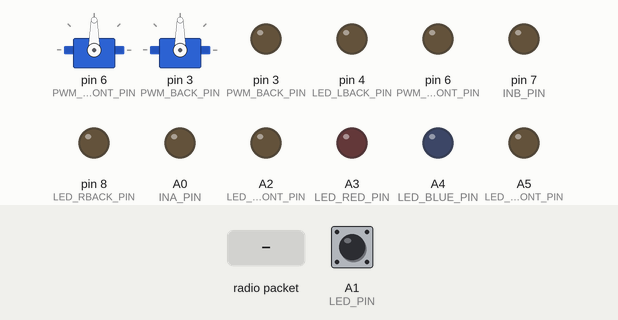
Recording of a sketch running on a simulated Arduino Uno, built with avr-gcc and run on an emulated ATmega328P. Shown: 2 × servo, output pins drawn as LEDs (lit = HIGH). The test bench sets the inputs (shaded band); at power-on: A1 (LED_PIN) HIGH. No radio packets arrive unless stated; what the sketch prints to the serial monitor is not drawn.

Above: at 2.5 s.
2.6 s: radio packet "90" arrives
At 3.3 s:
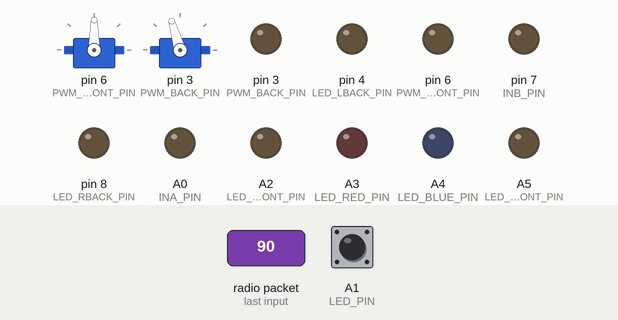
4.1 s: radio packet "0" arrives
At 4.4 s:
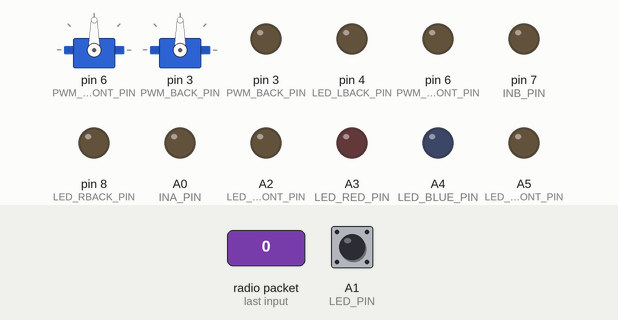
Timing chart, 0 to 7.1 s (numbered marks = the images above; inputs shaded):
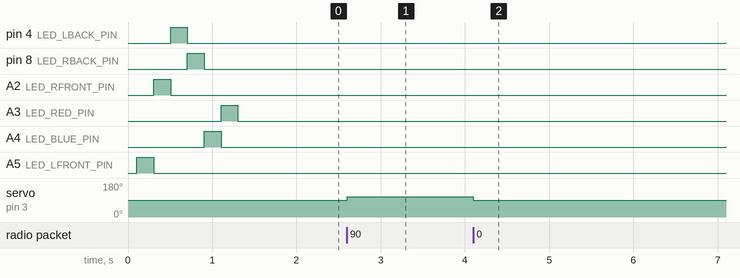

Measured:
- after the input at 2.6 s, servo on pin 3 (PWM_BACK_PIN): 90° → 106° at once
- after the input at 4.1 s, servo on pin 3 (PWM_BACK_PIN): 106° → 90° at once

The sketch:

RX_V1.ino
```cpp
#include "data.h"
RF24 radio(CE_PIN, CSN_PIN);
Servo front;
Servo back;

void parse_data(char *data, uint8_t length){
  /* byte 0  |byte 1  |byte 2  |byte 3  |byte 4       byte 5    byte 6
   * 01234567|01234567|01234567|01234567|0123    |45670 |123456701234|56  |7
   * 01234567|89012345|67890123|45678901|0123    |45678 |901234567890|12  |3(7 bytes = 56 bits)
   * joys_LX |joys_LY |joys_RX |joys_RY |dir_joys|en_pos|button[0:10]|mode|reserved
   */
  rfdata.time_lastRecive = millis();
  rfdata.joys_leftX = (uint8_t)data[0];
  rfdata.joys_leftY = (uint8_t)data[1];
  rfdata.joys_rightX = (uint8_t)data[2];
  rfdata.joys_rightY = (uint8_t)data[3];
  if((((int)data[4] >> 0) & 0x1) == 0) rfdata.joys_leftX *= -1;
  if((((int)data[4] >> 1) & 0x1) == 1) rfdata.joys_leftY *= -1;
  if((((int)data[4] >> 2) & 0x1) == 0) rfdata.joys_rightX *= -1;
  if((((int)data[4] >> 3) & 0x1) == 1) rfdata.joys_rightY *= -1;

  uint8_t value = map(rfdata.joys_leftY,-255,255,0,180);
  back.write(value);
  value = map(rfdata.joys_rightX,-255,255,base_postion+turn_value,base_postion-turn_value);
  front.write(value);

  int8_t old_postion = rfdata.encoder_postion;
  rfdata.encoder_postion = ((((int)data[4] >> 4) & 0xF) << 1) | ((int)data[5] & 0x1);
  if(rfdata.encoder_postion != old_postion){
    int8_t value_change = 0;
    if(abs(rfdata.encoder_postion - old_postion) <= 1){
      value_change = 1;
      if(old_postion > rfdata.encoder_postion)
        value_change = -1;
    }
    else{
      value_change = 20 - (old_postion - rfdata.encoder_postion);
      if(old_postion < rfdata.encoder_postion){
        value_change = -value_change;
      }
    }
    time_delayBR += value_change;
  }

  for(uint8_t i = 1; i < 8; i++){
    rfdata.button[i-1] = ((int)data[5] >> i) & 0x1;
  }
  for(uint8_t i = 0; i < 5; i++){
    rfdata.button[i+7] = ((int)data[6] >> i) & 0x1;
  }
  rfdata.mode_sel1 = ((int)data[6] >> 5) & 0x1;
  rfdata.mode_sel2 = ((int)data[6] >> 6) & 0x1;
}
bool send_rf(String data, uint8_t times){
  radio.stopListening();
  char text[32] = {NULL};
  data.toCharArray(text,data.length()+1);
  while(--times >= 0){
    if(radio.write(&text, sizeof(text))){
      radio.startListening();
      return true;
    }
    delay(1);
  }
  radio.startListening();
  return false;
}
void read_nRF(){
  if(radio.available()){
    char text[8] = "";
    radio.read(&text, sizeof(text));
    String str = String(text);
    if(str.indexOf("$$$") == 0){
      uint8_t value = uint8_t(str.charAt(3))-48;
      value = EEPROM.read(value);
      delay(50);
      bool is_ok = send_rf(String(value),10);
    }
    else if(str.indexOf("###") == 0){
      String buff = "";
      uint8_t i = 4;
      while(i < str.length()){
        buff += str.charAt(i);
        i++;
      }
      EEPROM.write(uint8_t(str.charAt(3))-48, buff.toInt());
      if(str.charAt(3) == '0'){
        front.write(buff.toInt());
        base_postion = buff.toInt();
      }
      else if(str.charAt(3) == '1'){
        turn_value = buff.toInt();
      }
    }
    else{
      parse_data(text,8);
    }
  }
}
void leds_handler(){
  if(rfdata.mode_sel1 == 1){
    if(millis() >= time_blinkBR){
      is_red = !is_red;
      if(is_red){
        digitalWrite(LED_RED_PIN,HIGH);
        digitalWrite(LED_BLUE_PIN,LOW);
      }
      else{
        digitalWrite(LED_RED_PIN,LOW);
        digitalWrite(LED_BLUE_PIN,HIGH);
      }
      time_blinkBR = millis()+time_delayBR;
    }
  }
  else if(is_red != -1){
    digitalWrite(LED_RED_PIN,LOW);
    digitalWrite(LED_BLUE_PIN,LOW);
    is_red = -1;
  }
  digitalWrite(LED_LFRONT_PIN,rfdata.button[9]);
  digitalWrite(LED_RFRONT_PIN,rfdata.button[9]);

  digitalWrite(LED_LBACK_PIN,rfdata.button[11]);
  digitalWrite(LED_RBACK_PIN,rfdata.button[11]);
}
void setup(){
  Serial.begin(115200);
  delay(100);
  Serial.println("Start");
  //printf_begin();

  if(radio.begin()){
    is_nRF_ok = true;
    Serial.println("nRF is OK!");
    radio.setPayloadSize(32);
    radio.setDataRate(RF24_2MBPS);
    radio.openWritingPipe(0xECECECECEC);
    radio.openReadingPipe(1, 0xECECECECEC);
    radio.setPALevel(RF24_PA_MAX);
    //radio.printDetails();
    radio.startListening();
  }
  else{
    is_nRF_ok = false;
    Serial.println("nRF is BAD!");
  }
  for(uint8_t i = 0;i < 10; i++){
    pinMode(OUTPUT_PIN[i],OUTPUT);
  }
  uint8_t first_blink_pin[6] = {LED_LFRONT_PIN,LED_RFRONT_PIN,LED_LBACK_PIN,LED_RBACK_PIN,LED_BLUE_PIN,LED_RED_PIN};
  digitalWrite(first_blink_pin[0],HIGH);
  delay(200);
  for(uint8_t i = 1; i < 6; i++){
    digitalWrite(first_blink_pin[i-1],LOW);
    digitalWrite(first_blink_pin[i],HIGH);
    delay(200);
  }
  digitalWrite(first_blink_pin[5],LOW);

  base_postion = EEPROM.read(0);
  if(base_postion > 180){
    base_postion = 90;
  }
  turn_value = EEPROM.read(1);
  if(turn_value > 90){
    turn_value = 45;
  }
  front.attach(PWM_FRONT_PIN);
  front.write(base_postion);
  back.attach(PWM_BACK_PIN);
  back.write(90);
}
void loop(){
  if(is_nRF_ok){
    read_nRF();
    if(millis() >= time_blink_LED){
      time_blink_LED = millis() + digitalRead(LED_PIN)*1000+100;
      digitalWrite(LED_PIN, !digitalRead(LED_PIN));
    }
  }
  leds_handler();
}
```

data.h
```cpp
#include <SPI.h>
#include <nRF24L01.h>
#include <RF24.h>
#include "printf.h"
#include <Servo.h>
#include <EEPROM.h>

#define CE_PIN 9
#define CSN_PIN 10
#define IRQ_PIN 2
#define INA_PIN A0
#define INB_PIN 7
#define PWM_BACK_PIN 3
#define PWM_FRONT_PIN 6
#define LED_LFRONT_PIN A5
#define LED_RFRONT_PIN A2
#define LED_LBACK_PIN 4
#define LED_RBACK_PIN 8
#define LED_BLUE_PIN A4
#define LED_RED_PIN A3
#define LED_PIN A1
const uint8_t OUTPUT_PIN[11] = {INA_PIN,INB_PIN,PWM_BACK_PIN,
                              PWM_FRONT_PIN,LED_LFRONT_PIN,LED_RFRONT_PIN,
                              LED_LBACK_PIN,LED_RBACK_PIN,LED_BLUE_PIN,LED_RED_PIN,LED_PIN};

#define BUTTON_NUM 12
struct sData{
  sData(){
    joys_leftX = joys_leftY = joys_rightX = joys_rightY = 0;
    mode_sel1 = mode_sel2 = 0;
    time_lastRecive = 0;
    for(uint8_t i = 0; i < BUTTON_NUM; i++){
      button[i] = 0;
    }
  }
  int16_t joys_leftX, joys_leftY, joys_rightX, joys_rightY;
  bool button[BUTTON_NUM];
  int8_t encoder_postion; // 0 to 19 (encoder 20 PPR)
  bool mode_sel1, mode_sel2;
  uint32_t time_lastRecive;
};
sData rfdata;
bool is_nRF_ok;

uint32_t time_blinkBR = 0;
uint32_t time_delayBR = 200;
int8_t is_red = 0;

uint8_t turn_value = 30;
uint8_t base_postion = 40;
uint32_t time_blink_LED = 0;
```
